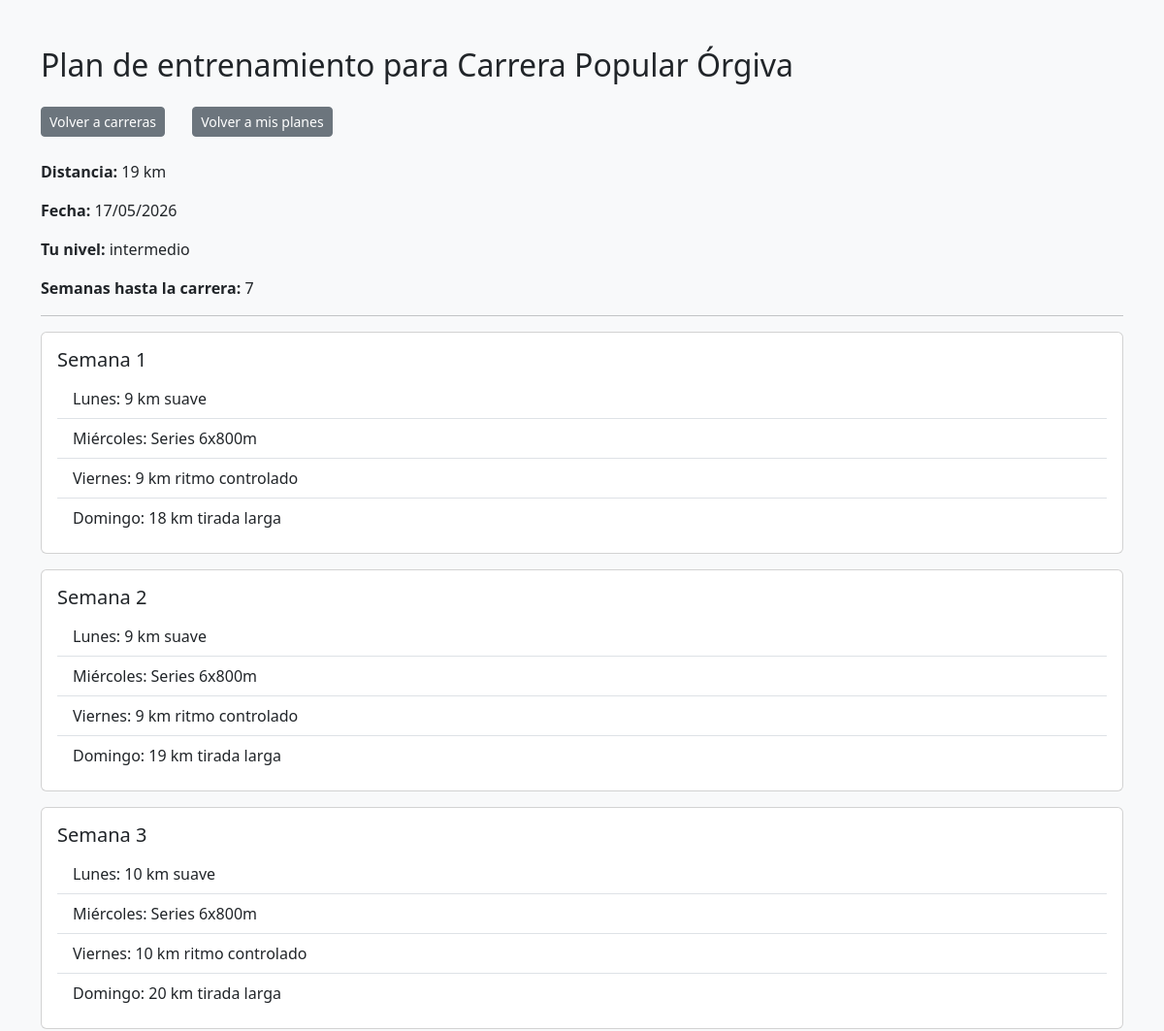
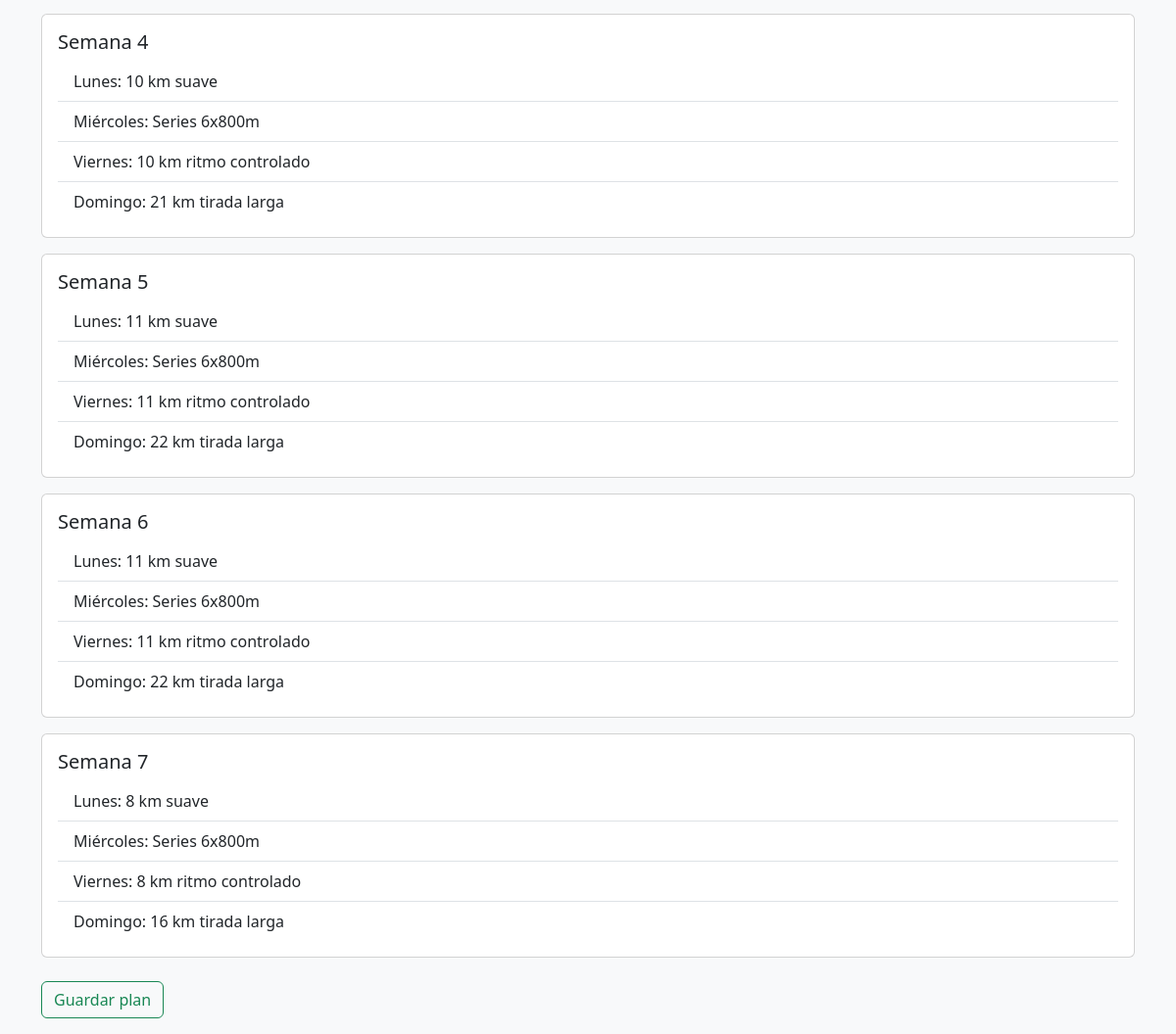
The app's page /runclub/plan.php?carrera_id=33 (signed in) with its own data (2 pictures, top to bottom).
### tables this page shows
CREATE TABLE `carreras` (
  `id` int(11) NOT NULL,
  `nombre` varchar(100) NOT NULL,
  `fecha` date NOT NULL,
  `lugar` varchar(100) NOT NULL,
  `distancia` int(11) NOT NULL,
  `created_at` timestamp NOT NULL DEFAULT current_timestamp(),
  `tipo` varchar(50) NOT NULL,
  `web_oficial` varchar(255) DEFAULT NULL
);

CREATE TABLE `usuarios` (
  `id` int(11) NOT NULL,
  `nombre` varchar(100) NOT NULL,
  `email` varchar(150) NOT NULL,
  `password` varchar(255) NOT NULL,
  `nivel` enum('principiante','intermedio','avanzado','') NOT NULL,
  `rol` enum('usuario','admin','','') NOT NULL,
  `fecha_registro` datetime NOT NULL DEFAULT current_timestamp()
);

### runclub/plan.php (the view, shortened to what this page needs)
<?php
include("conexion.php");
$carrera_id = $_GET["carrera_id"];
$usuario_id = $_SESSION["id"];
$plan_guardado = false;
$sql_carrera = "SELECT * FROM carreras WHERE id = '$carrera_id'";
$resultado_carrera = $conn->query($sql_carrera);
$carrera = $resultado_carrera->fetch_assoc();
$fecha_formateada = date("d/m/Y", strtotime($carrera["fecha"]));
$sql_usuario = "SELECT nivel FROM usuarios WHERE id = '$usuario_id'";
$resultado_usuario = $conn->query($sql_usuario);
$usuario = $resultado_usuario->fetch_assoc();
$fecha_carrera = new DateTime($carrera["fecha"]);
$hoy = new DateTime();
$diferencia = $hoy->diff($fecha_carrera);
$semanas = floor($diferencia->days / 7);
$distancia = $carrera["distancia"];
if ($distancia <= 8) {
    $tipo = "corta";
} elseif ($distancia <= 15) {
    $tipo = "media";
} elseif ($distancia <= 25) {
    $tipo = "media_maraton";
} elseif ($distancia <= 45) {
    $tipo = "maraton";
} else {
    $tipo = "ultra";
}
if ($tipo == "corta") {
    if ($usuario["nivel"] == "principiante") $km_base = 18;
    elseif ($usuario["nivel"] == "intermedio") $km_base = 25;
    else $km_base = 32;
} elseif ($tipo == "media") {
    if ($usuario["nivel"] == "principiante") $km_base = 25;
    elseif ($usuario["nivel"] == "intermedio") $km_base = 35;
    else $km_base = 45;
} elseif ($tipo == "media_maraton") {
    if ($usuario["nivel"] == "principiante") $km_base = 35;
    elseif ($usuario["nivel"] == "intermedio") $km_base = 45;
    else $km_base = 60;
} else {
    if ($usuario["nivel"] == "principiante") $km_base = 45;
    elseif ($usuario["nivel"] == "intermedio") $km_base = 60;
    else $km_base = 75;
}
?>
<!DOCTYPE html>
<html>
<head>
    <link href="https://cdn.jsdelivr.net/npm/bootstrap@5.3.2/dist/css/bootstrap.min.css" rel="stylesheet">
</head>
<body class="bg-light">
<div class="container mt-5">
<h2 class="mb-4">Plan de entrenamiento para <?php echo $carrera["nombre"]; ?></h2>
<a href="carreras.php" class="btn btn-secondary btn-sm me-4 mb-4">Volver a carreras</a>
<a href="mis_planes.php" class="btn btn-secondary btn-sm mb-4">Volver a mis planes</a>
<p><strong>Distancia:</strong> <?php echo $carrera["distancia"]; ?> km</p>
<p><strong>Fecha:</strong> <?php echo $fecha_formateada; ?></p>
<p><strong>Tu nivel:</strong> <?php echo $usuario["nivel"]; ?></p>
<p><strong>Semanas hasta la carrera:</strong> <?php echo $semanas; ?></p>
<hr>
<?php
if ($semanas <= 0) {
    echo "La carrera ya ha pasado o es esta semana.";
} else {
    for ($i = 1; $i <= $semanas; $i++) {
        $km_semana = $km_base * (1 + ($i - 1) * 0.05);
        if ($i == $semanas) {
            $km_semana *= 0.7;
        }
        $km_semana = round($km_semana);
        echo "<div class='card mb-3'>";
        echo "<div class='card-body'>";
        echo "<h5 class='card-title'>Semana $i</h5>";
        if ($tipo == "corta") {
            echo "<ul class='list-group list-group-flush'>";
            echo "<li class='list-group-item'>Martes: " . round($km_semana * 0.3) . " km suave</li>";
            echo "<li class='list-group-item'>Jueves: Series 6x400m</li>";
            echo "<li class='list-group-item'>Domingo: " . round($km_semana * 0.4) . " km tirada larga</li>";
            echo "</ul>";
        } elseif ($tipo == "media_maraton") {
            echo "<ul class='list-group list-group-flush'>";
            echo "<li class='list-group-item'>Lunes: " . round($km_semana * 0.2) . " km suave</li>";
            echo "<li class='list-group-item'>Miércoles: Series 6x800m</li>";
            echo "<li class='list-group-item'>Viernes: " . round($km_semana * 0.2) . " km ritmo controlado</li>";
            echo "<li class='list-group-item'>Domingo: " . round($km_semana * 0.4) . " km tirada larga</li>";
            echo "</ul>";
        }
        echo "</div>";
        echo "</div>";
    }
}
?>
<div class="mt-4">
<?php if (!$plan_guardado): ?>
    <form method="POST" action="">
        <button class="btn btn-outline-success me-2 mb-3" type="submit">
            Guardar plan
        </button>
    </form>
<?php endif; ?>
</div>
</div>
</body>
</html>

### records on screen
carreras: nombre "Carrera Popular Órgiva", distancia "19", fecha "17/05/2026", fecha "7"
usuarios: nivel "intermedio", $km_semana*0.2 "9", $km_semana*0.4 "18", $km_semana*0.4 "19", $km_semana*0.2 "10", $km_semana*0.4 "20", $km_semana*0.4 "21", $km_semana*0.2 "11", $km_semana*0.4 "22"

### other values on screen
$km_semana * 0.2 "8"
$km_semana * 0.4 "16"
